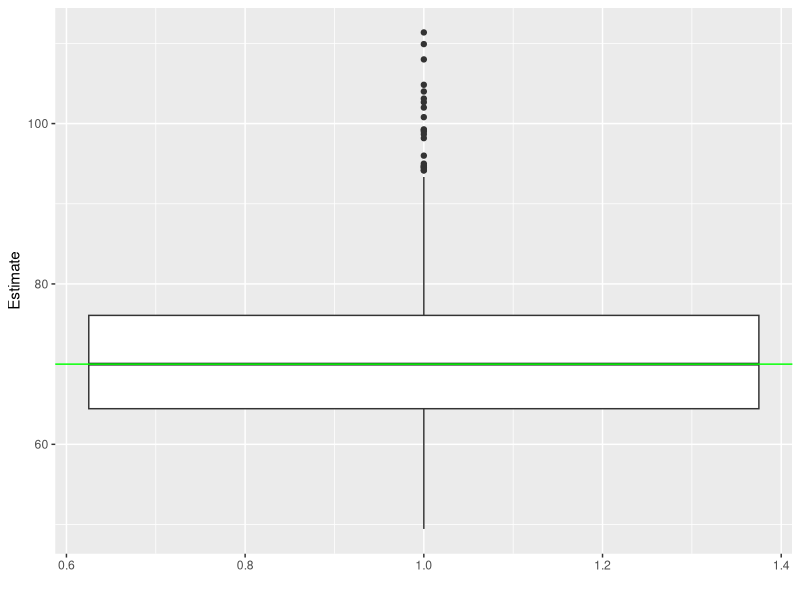

This figure's R source:
library(ggplot2)

rm(list=ls())
num_iters = 1000
d = data.frame(data=matrix(nrow = 2 * num_iters, ncol = 3))
colnames(d) = c('round', 'trt', 'guess')

for(i  in 1:num_iters){
  n = 70
  max_val = 2
  A = floor(runif(n, min = 1, max = max_val + 1))
  B = floor(runif(n, min = 1, max = max_val + 1))
  M = matrix(nrow = n, ncol = 2, data = c(A,B), byrow = T)
  
  first_check = 1
  second_check = 1
  
  first = nrow(M[M[,1] == first_check,])
  second = nrow(M[M[,2] == second_check,])
  both = nrow(M[M[,1] == first_check & M[,2] == second_check,])
  
  d[i * 2 - 1, 1] = floor((i+1) / 2)
  d[i * 2 - 1, 2] = 1
  d[i * 2 - 1, 3] = first * second / both
  d[i * 2, 1] = floor((i+1) / 2)
  d[i * 2, 2] = 2
  d[i * 2, 3] = (((second + 1) * (first + 1)) / (both + 1)) - 1
}

ggplot(d[d$trt==1,], aes(x=trt, y = guess, group=trt)) + 
  geom_boxplot() + 
  geom_hline(yintercept = n, color='green') + 
  ylab('Estimate') + xlab('')

